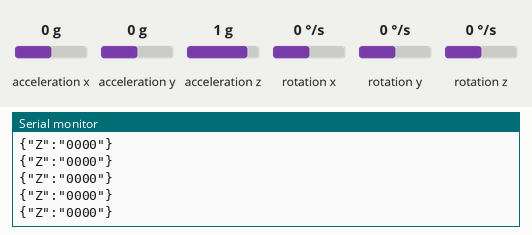
This sketch was run on a simulated STM32 Blue Pill. Parts: the last lines printed to the serial monitor. The test bench sets the inputs (shaded band); at power-on: rotation z 0 °/s, acceleration x 0 g, acceleration y 0 g, acceleration z 1 g, rotation x 0 °/s, rotation y 0 °/s.

Above: at 3.2 s.
3.3 s: rotation z set to -192 °/s
At 4.3 s:
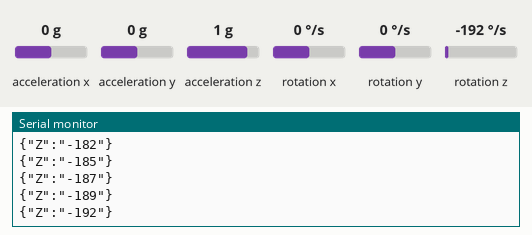
4.8 s: rotation z set to -100 °/s
At 5.5 s:
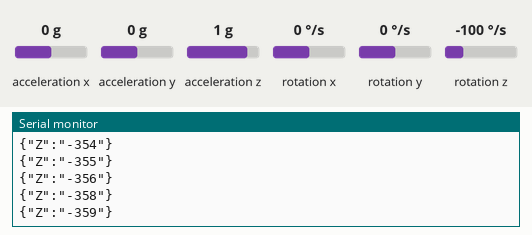
Timing chart, 0 to 7.8 s (numbered marks = the images above; inputs shaded):
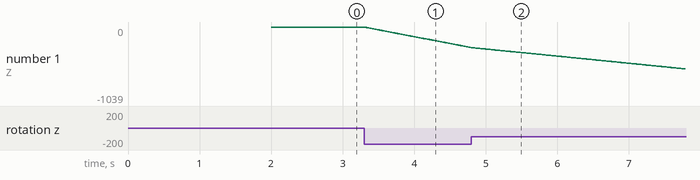

Measured:
- after the input at 3.3 s, the serial monitor: prints a new line at once (image 1)
- plotted number 1: 0 → -289 after the input at 3.3 s

The sketch:

ESP_STM_UART.ino
```cpp
#include <ArduinoJson.h>
#include "Wire.h"
#include <MPU6050_light.h>
#include <BluetoothSerial.h>

MPU6050 mpu(Wire);
byte status = mpu.begin();
long timer = 0;
char formattedString[11];
String jsonString = "";

String str = " ";
DynamicJsonDocument doc(1024);

#define resetpin 15

void setup() {

  Serial.begin(38400);
  Serial1.begin(38400, SERIAL_8N1, 18, 19);
  Serial2.begin(38400);
  Wire.begin();
  byte status = mpu.begin();
  while (status != 0) {}
  mpu.calcOffsets();
  mpu.calcOffsets(true, true);
}

void loop() {
  mpu.update();
  // doc["Loc"] = (int)mpu.getAngleZ();
  if ((millis() - timer) > 10) {
    // Cast MPU6050 values to integers
    float Val = mpu.getAngleZ();
    int Z = static_cast<int>(Val);
    sprintf(formattedString, "%04d", Z);
    doc["Z"] = formattedString;
  }

  timer = millis();

  serializeJson(doc, jsonString);
  // Serial2.print(jsonString);
  Serial1.print(jsonString);
  Serial.println(jsonString);
  // Serial.println(jsonString.length());
  doc.clear();
  Serial1.flush();
  // Serial2.flush();
  delay(10);
}
```
